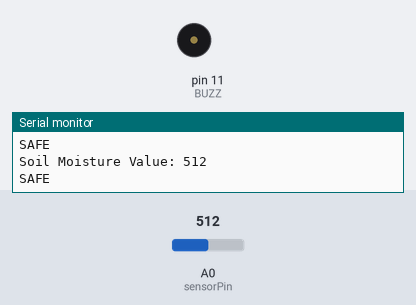
This sketch was run on a simulated Arduino Uno, built with avr-gcc and run on an emulated ATmega328P. On the bench: buzzer (waves = sounding), the last lines printed to the serial monitor. The test bench sets the inputs (shaded band); at power-on: A0 (sensorPin) = 512.

Above: at 1.8 s.
1.9 s: A0 (sensorPin) set to 481
At 3.2 s:
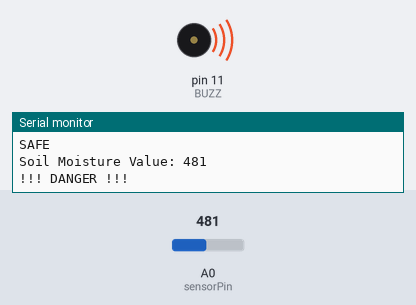
3.5 s: A0 (sensorPin) set to 510
At 5.6 s:
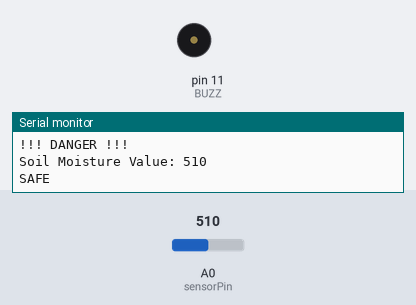
Timing chart, 0 to 7.1 s (numbered marks = the images above; inputs shaded):
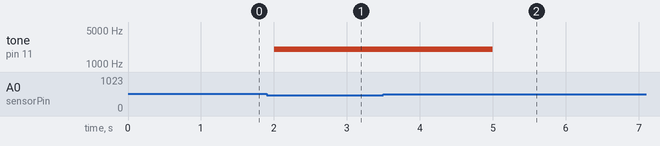

Measured:
- the behaviour switches between 500 and 499 on A0 (sensorPin) (found by bisection; images 0 and 1)
- after the input at 1.9 s, tone on pin 11 (BUZZ): silent → 2000 Hz after 0.10 s
- after the input at 3.5 s, tone on pin 11 (BUZZ): 2000 Hz → silent after 1.5 s

The sketch:

soil_only_alert.ino
```cpp
const int sensorPin = A0;
int sensorValue;
int limit = 500;
const int BUZZ = 11;

void setup() {
  Serial.begin(9600);
  pinMode(BUZZ, OUTPUT);
}

void loop() {
  sensorValue = analogRead(sensorPin);
  Serial.print("Soil Moisture Value: ");
  Serial.println(sensorValue);

  if (sensorValue < limit) {
    Serial.println("!!! DANGER !!!");
    tone(BUZZ, 2000);
    delay(2000);
  } else {
    Serial.println("SAFE");
    noTone(BUZZ);
  }
  delay(1000);
}
```

soil_vibration_alert.ino
```cpp

```
